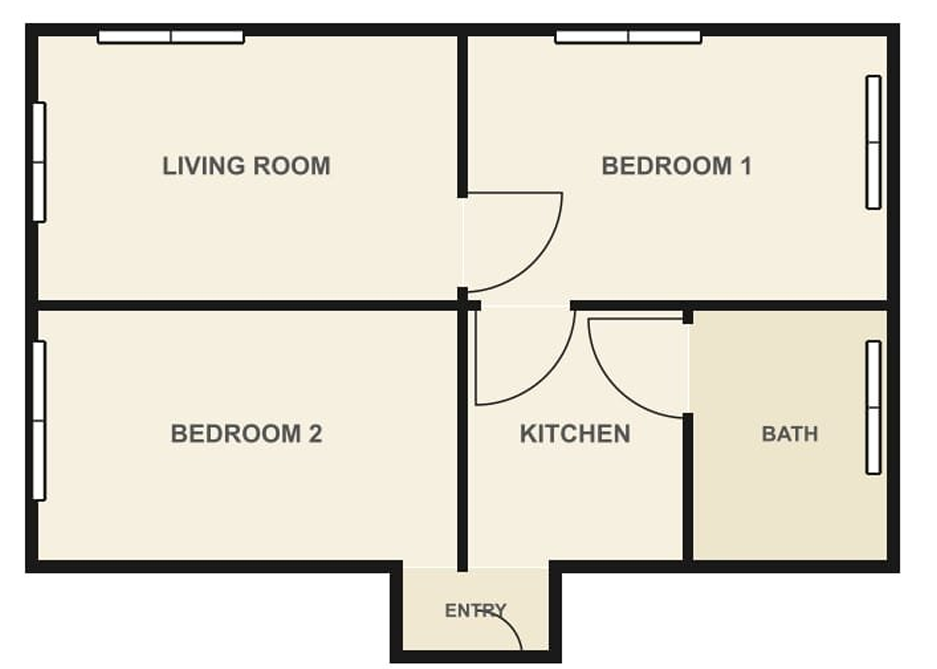
#> input picture sample/plan_a.png, 937 x 669 px
$ python -i vision_parser.py   (imports and definitions only)
#> lines starting #> are read from the running program, lines starting #| are printed output that depends on the picture; after the words box and inside, x2 and y2 are one past the last pixel; in counts of white or black regions, pixels touching at a corner belong together
import cv2
import numpy as np
import math

ANGLE_TOLERANCE = 10   # degrees — snap lines within ±10° of 0/90/180 to orthogonal
SNAP_DIST       = 12   # pixels — snap nearby endpoints to same node
PERIMETER_BAND  = 14   # pixels — thickness of perimeter mask


def _snap_angle(angle_deg):
    """
    Trap 1 fix: snap near-orthogonal angles to exact 0/90/-90/180.
    Prevents impossible geometries from slight angular deviations.
    """
    for target in [0, 90, -90, 180, -180]:
        if abs(angle_deg - target) <= ANGLE_TOLERANCE:
            return float(target)
    return angle_deg


def _snap_endpoint(x, y, node_list):
    """
    Trap 2 + 3 fix: snap endpoint to nearest existing node within SNAP_DIST.
    Prevents floating walls and open room boundaries from offset coordinates.
    Returns snapped (x, y) and node index.
    """
    for i, (nx, ny) in enumerate(node_list):
        if math.hypot(x - nx, y - ny) < SNAP_DIST:
            return nx, ny, i
    node_list.append((x, y))
    return x, y, len(node_list) - 1


def _classify_junction(node_id, degree):
    """
    Trap 2 fix: explicit junction type based on degree count.
    T-junction (3) and L-corner (2) are now correctly distinguished.
    """
    if degree == 1: return "endpoint"
    if degree == 2: return "corner"
    if degree == 3: return "t-junction"
    return "x-junction"


def parse(image_path):
#> called with image_path = '../sample/plan_a.png'
    raw = open(image_path, 'rb').read()
    buf = np.frombuffer(raw, dtype=np.uint8)
    img = cv2.imdecode(buf, cv2.IMREAD_COLOR)
#> img is the input picture: shape (669, 937, 3); mean B, G, R 209.8, 221.6, 225.7
    if img is None:
        raise FileNotFoundError(f"Cannot read: {image_path}")

    H, W = img.shape[:2]

    # ── CV Pipeline ──────────────────────────────────────────────
    gray    = cv2.cvtColor(img, cv2.COLOR_BGR2GRAY)
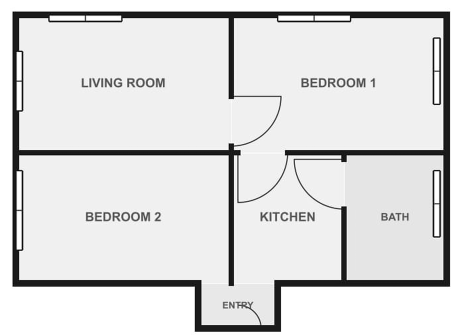
#> gray: shape (669, 937) (shown at 1/2 size); min 0, max 255, mean 221.5
    blurred = cv2.GaussianBlur(gray, (5, 5), 0)
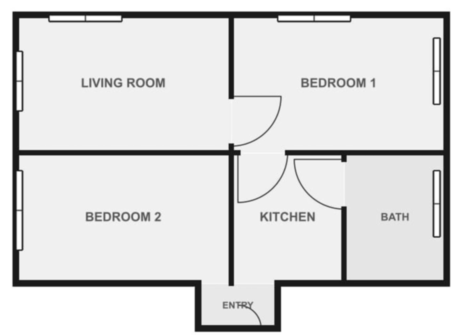
#> blurred: shape (669, 937) (shown at 1/2 size); min 19, max 255, mean 221.5
    _, binary = cv2.threshold(blurred, 0, 255, cv2.THRESH_BINARY_INV + cv2.THRESH_OTSU)
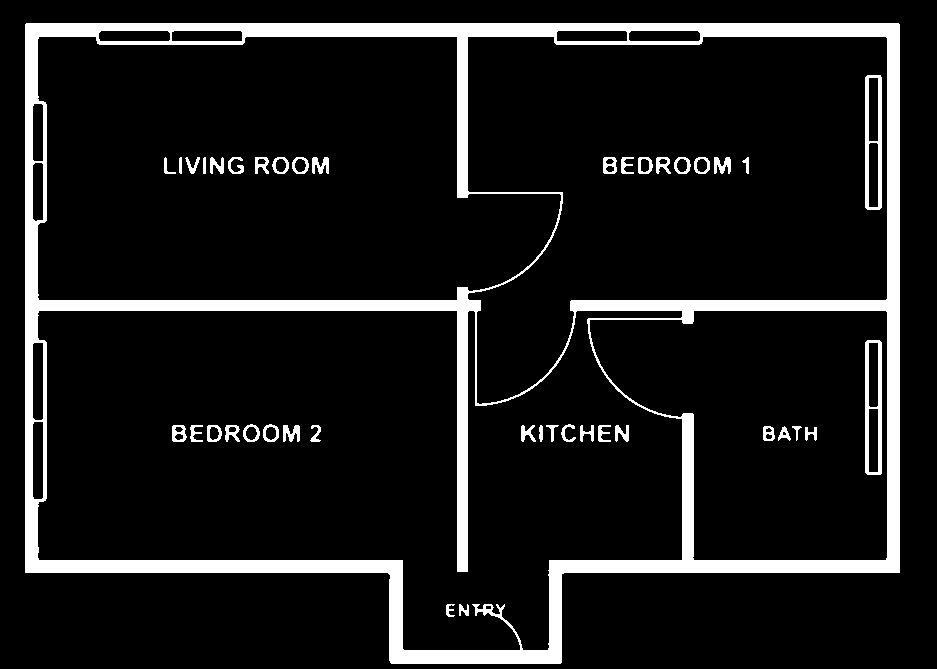
#> binary: shape (669, 937); 10.1% white; 42 white regions, largest, box (x1, y1, x2, y2) and area: (25, 23, 900, 664) 56289, (865, 340, 882, 475) 1144, (865, 75, 882, 210) 1143
    closed  = cv2.morphologyEx(binary, cv2.MORPH_CLOSE, np.ones((5,5), np.uint8), iterations=2)
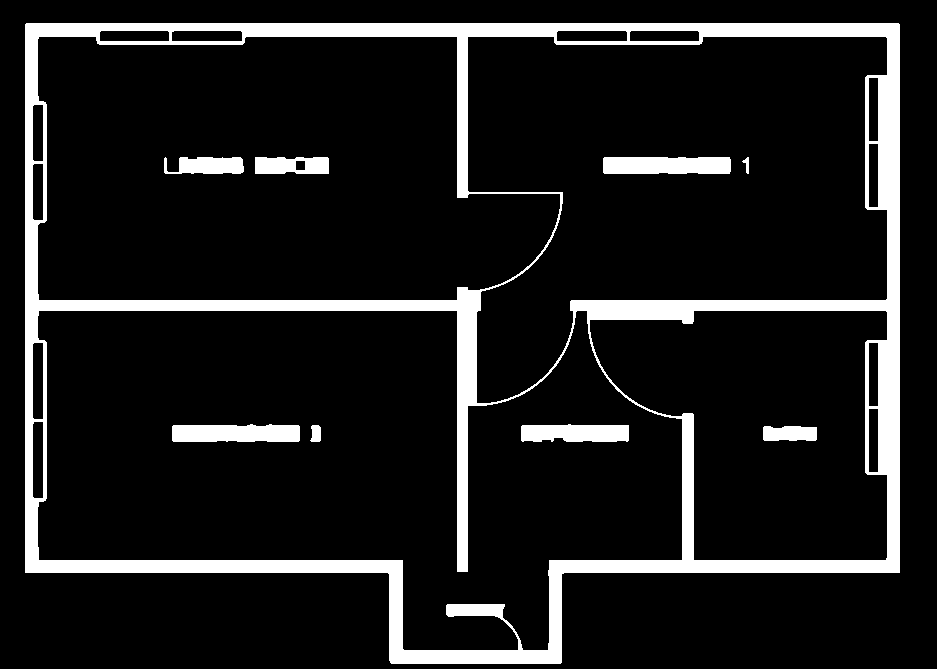
#> closed: shape (669, 937); 11.4% white; 9 white regions, largest, box (x1, y1, x2, y2) and area: (25, 23, 900, 664) 61979, (603, 157, 731, 174) 2128, (172, 424, 300, 442) 2128
    edges   = cv2.Canny(closed, 50, 150)
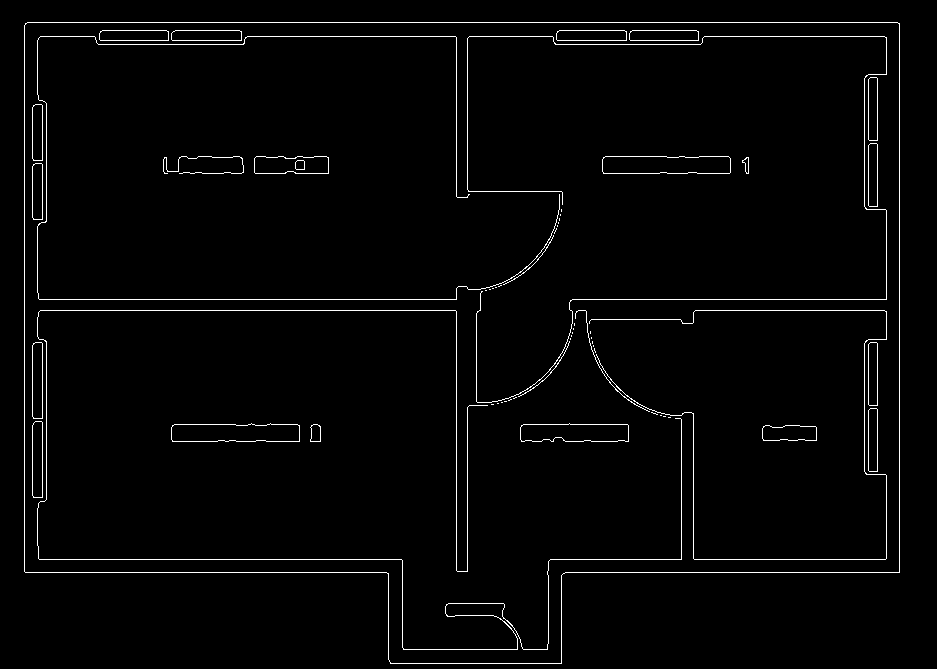
#> edges: shape (669, 937); 2.1% white in thin lines or dots, all inside (x1, y1, x2, y2) = (24, 22, 900, 664)

    # Outer perimeter contour
    contours, hierarchy = cv2.findContours(closed, cv2.RETR_TREE, cv2.CHAIN_APPROX_SIMPLE)
#> contours = 26 contours; largest, box (x1, y1, x2, y2) and area: (25, 23, 900, 664) 495478, (37, 310, 683, 651) 153386, (37, 36, 561, 301) 116585, (467, 36, 888, 404) 107216, (589, 310, 888, 561) 53578
    perimeter_mask = np.zeros((H, W), dtype=np.uint8)
    outer_contour  = None
    if contours:
        outer_contour = max(contours, key=cv2.contourArea)
#> outer_contour = contour of 18 points, box (x1, y1, x2, y2) (25, 23, 900, 664), area 495478
        approx = cv2.approxPolyDP(outer_contour, 0.005 * cv2.arcLength(outer_contour, True), True)
#> approx = [[25, 24], [25, 572], [387, 572], [391, 663], [560, 663], [564, 572], [899, 572], [898, 23]]
        cv2.drawContours(perimeter_mask, [approx], -1, 255, PERIMETER_BAND)
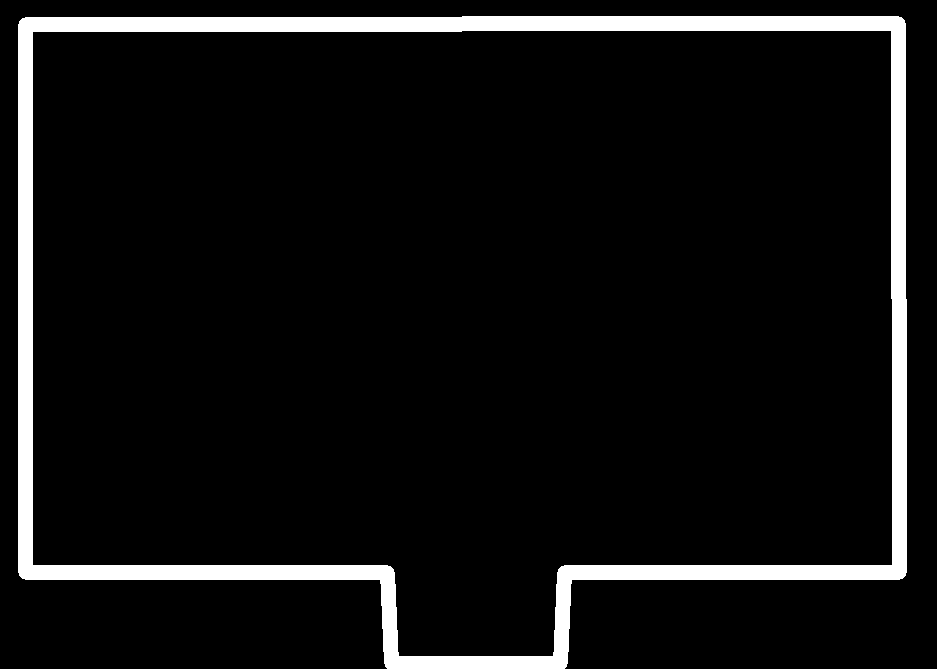
#> perimeter_mask: shape (669, 937); 7.1% white; 1 white region, box (x1, y1, x2, y2) and area: (18, 16, 907, 669) 44768

    # Hough lines
    lines = cv2.HoughLinesP(edges, 1, np.pi/180, threshold=40, minLineLength=40, maxLineGap=10)
#> lines = 79 rows, first 6: [27, 22, 897, 22], [565, 572, 899, 572], [572, 299, 886, 299], [550, 559, 681, 559], [40, 310, 455, 310], [469, 36, 556, 36]

    # ── Classification with all trap fixes ───────────────────────
    elements  = {"edges": [], "walls": [], "openings": [], "columns": [], "furniture": []}
    node_list = []   # shared snapped node pool
    degree    = {}   # node_id → connection count

    if lines is not None:
        for i, line in enumerate(lines):
            x1, y1, x2, y2 = line[0]

            # Trap 1: snap angle to orthogonal grid
            raw_angle = math.degrees(math.atan2(y2 - y1, x2 - x1))
            snapped   = _snap_angle(raw_angle)

            # If angle was snapped, reproject endpoint 2 along snapped direction
            if snapped != raw_angle:
                length_px = math.hypot(x2 - x1, y2 - y1)
                rad = math.radians(snapped)
                x2  = int(x1 + length_px * math.cos(rad))
                y2  = int(y1 + length_px * math.sin(rad))

            # Trap 3: snap endpoints to shared node pool
            x1, y1, na = _snap_endpoint(x1, y1, node_list)
            x2, y2, nb = _snap_endpoint(x2, y2, node_list)

            # Update degree counts
            degree[na] = degree.get(na, 0) + 1
            degree[nb] = degree.get(nb, 0) + 1

            length_px = math.hypot(x2 - x1, y2 - y1)
            length_m  = round(length_px * 0.05, 3)

            mx = max(0, min(W-1, int((x1+x2)/2)))
            my = max(0, min(H-1, int((y1+y2)/2)))

            on_perimeter = perimeter_mask[my, mx] > 0
            long_wall    = length_px > W * 0.30

            # Trap 4: load-bearing classification — outer + spine + column proximity
            near_col = _near_column_contour(mx, my, contours, min_area=400, max_area=5000)

            seg = {
                "id":        i,
                "x1": int(x1), "y1": int(y1),
                "x2": int(x2), "y2": int(y2),
                "length_px": round(length_px, 2),
                "length_m":  length_m,
                "angle":     snapped,
                "angle_raw": round(raw_angle, 2),
                "node_a":    na,
                "node_b":    nb,
            }

            if on_perimeter:
                seg["wall_class"] = "load_bearing_outer"
                elements["edges"].append(seg)
            elif near_col:
                seg["wall_class"] = "load_bearing_spine"
                elements["walls"].append(seg)
            elif length_m < 1.2:
                seg["wall_class"] = "opening"
                elements["openings"].append(seg)
            elif long_wall:
                seg["wall_class"] = "load_bearing_spine"
                elements["walls"].append(seg)
            else:
                seg["wall_class"] = "partition"
                elements["walls"].append(seg)
#> this loop made 79 passes
#> (line, x1, y1, x2, y2, raw_angle, snapped) on pass 35: ([[241, 37, 312, 36]], 239, 30, 312, 37, -0.807, 0)

    # Build node list with junction types (Trap 2)
    nodes = [
        {
            "id":     i,
            "x":      int(node_list[i][0]),
            "y":      int(node_list[i][1]),
            "degree": degree.get(i, 0),
            "type":   _classify_junction(i, degree.get(i, 0))
        }
        for i in range(len(node_list))
    ]

    # Contour-based columns and furniture
    col_id = 0; furn_id = 0
    for cnt in contours:
        area = cv2.contourArea(cnt)
        if area < 400: continue
        x, y, w, h = cv2.boundingRect(cnt)
        ar = max(w, h) / (min(w, h) + 1e-5)
        cx, cy = x + w//2, y + h//2

        if 400 <= area <= 5000:
            if ar < 1.5:
                elements["columns"].append({
                    "id": col_id, "type": "column",
                    "x": int(cx), "y": int(cy),
                    "w_m": round(w*0.05,2), "h_m": round(h*0.05,2),
                    "area_px": int(area)
                })
                col_id += 1
            elif ar > 2.5:
                elements["furniture"].append({
                    "id": furn_id, "type": "tv_unit",
                    "x": int(cx), "y": int(cy),
                    "w_m": round(w*0.05,2), "h_m": round(h*0.05,2)
                })
                furn_id += 1
        elif 3000 <= area <= 40000:
            if 1.4 <= ar <= 2.3:
                elements["furniture"].append({
                    "id": furn_id, "type": "bed",
                    "x": int(cx), "y": int(cy),
                    "w_m": round(w*0.05,2), "h_m": round(h*0.05,2)
                })
                furn_id += 1
#> this loop made 26 passes

    # Bounds
    all_pts = []
    for cat in ["edges", "walls", "openings"]:
        for s in elements[cat]:
            all_pts += [(s["x1"], s["y1"]), (s["x2"], s["y2"])]

    if all_pts:
        xs = [p[0] for p in all_pts]
        ys = [p[1] for p in all_pts]
        bounds = {"min_x": min(xs), "max_x": max(xs), "min_y": min(ys), "max_y": max(ys)}
    else:
        bounds = {"min_x": 0, "max_x": W, "min_y": 0, "max_y": H}

    # Junction summary (Trap 2 explainability)
    junc_counts = {"endpoint":0, "corner":0, "t-junction":0, "x-junction":0}
    for n in nodes:
        junc_counts[n["type"]] = junc_counts.get(n["type"], 0) + 1
#> this loop made 109 passes
#> n on passes 1, 2, 3, 4, 6, 7, 8: {'id': 0, 'x': 27, 'y': 22, 'degree': 2, 'type': 'corner'}, {'id': 1, 'x': 897, 'y': 22, 'degree': 2, 'type': 'corner'}, {'id': 2, 'x': 565, 'y': 572, 'degree': 2, 'type': 'corner'}, {'id': 3, 'x': 899, 'y': 572, 'degree': 2, 'type': 'corner'}, {'id': 5, 'x': 886, 'y': 299, 'degree': 2, 'type': 'corner'}, {'id': 6, 'x': 550, 'y': 559, 'degree': 2, 'type': 'corner'}, {'id': 7, 'x': 681, 'y': 559, 'degree': 2, 'type': 'corner'}

    summary = {
        "image_size": {"width": W, "height": H},
        "edges":      len(elements["edges"]),
        "walls":      len(elements["walls"]),
        "openings":   len(elements["openings"]),
        "columns":    len(elements["columns"]),
        "furniture":  len(elements["furniture"]),
        "nodes":      len(nodes),
        "junctions":  junc_counts,
        "angle_snaps": sum(1 for cat in ["edges","walls","openings"]
                          for s in elements[cat]
                          if s.get("angle") != s.get("angle_raw")),
    }

    print(f"  Image       : {W}x{H}px")
#|   Image       : 937x669px
    print(f"  Outer edges : {summary['edges']}")
#|   Outer edges : 14
    print(f"  Walls       : {summary['walls']}")
#|   Walls       : 65
    print(f"  Openings    : {summary['openings']}")
#|   Openings    : 0
    print(f"  Columns     : {summary['columns']}")
#|   Columns     : 0
    print(f"  Nodes       : {summary['nodes']}  {junc_counts}")
#|   Nodes       : 109  {'endpoint': 69, 'corner': 33, 't-junction': 5, 'x-junction': 2}
    print(f"  Angle snaps : {summary['angle_snaps']} lines corrected to orthogonal grid")
#|   Angle snaps : 8 lines corrected to orthogonal grid

    return {
        "geometry": {"elements": elements, "bounds": bounds, "nodes": nodes},
        "summary":  summary
    }


def _near_column_contour(mx, my, contours, min_area=400, max_area=5000, radius=40):
    """
    Trap 4 fix: check if a wall midpoint is near a column-like contour.
    Columns near wall midpoints indicate structural spine walls.
    """
    for cnt in contours:
        area = cv2.contourArea(cnt)
        if not (min_area <= area <= max_area):
            continue
        x, y, w, h = cv2.boundingRect(cnt)
        ar = max(w, h) / (min(w, h) + 1e-5)
        if ar >= 1.5:
            continue
        cx, cy = x + w//2, y + h//2
        if math.hypot(mx - cx, my - cy) < radius:
            return True
    return False

>>> result = parse('../sample/plan_a.png')

$ run again, on sample/plan_b.png
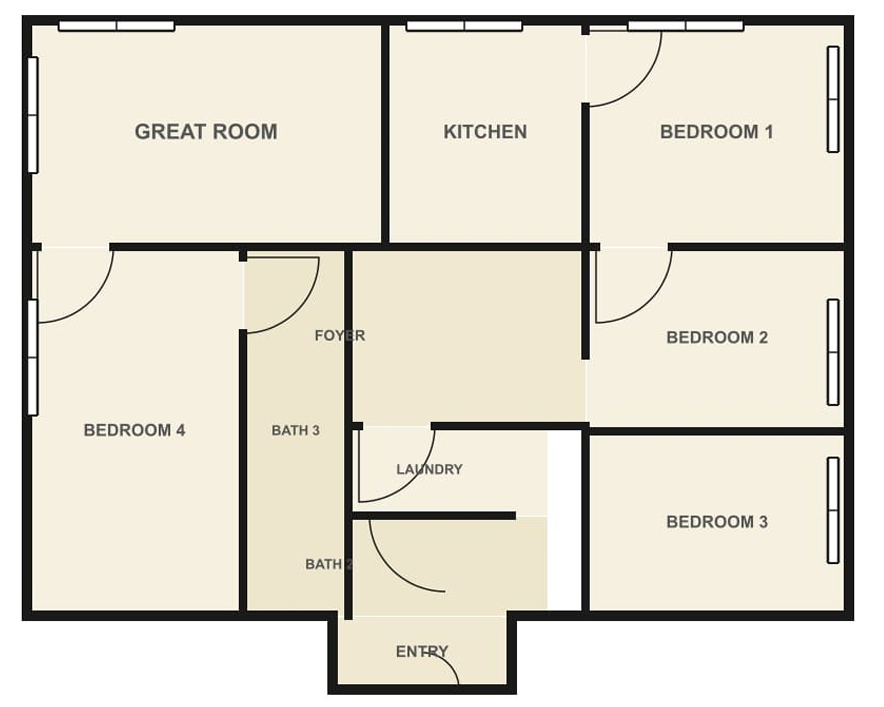
#> input picture sample/plan_b.png, 884 x 707 px
#> in parse, img is the input picture: shape (707, 884, 3); mean B, G, R 208.1, 220.8, 225.3
#> in parse, `_, binary = cv2.threshold(blurred, 0, 255, cv2.THRESH_BINARY_INV + cv2..`:
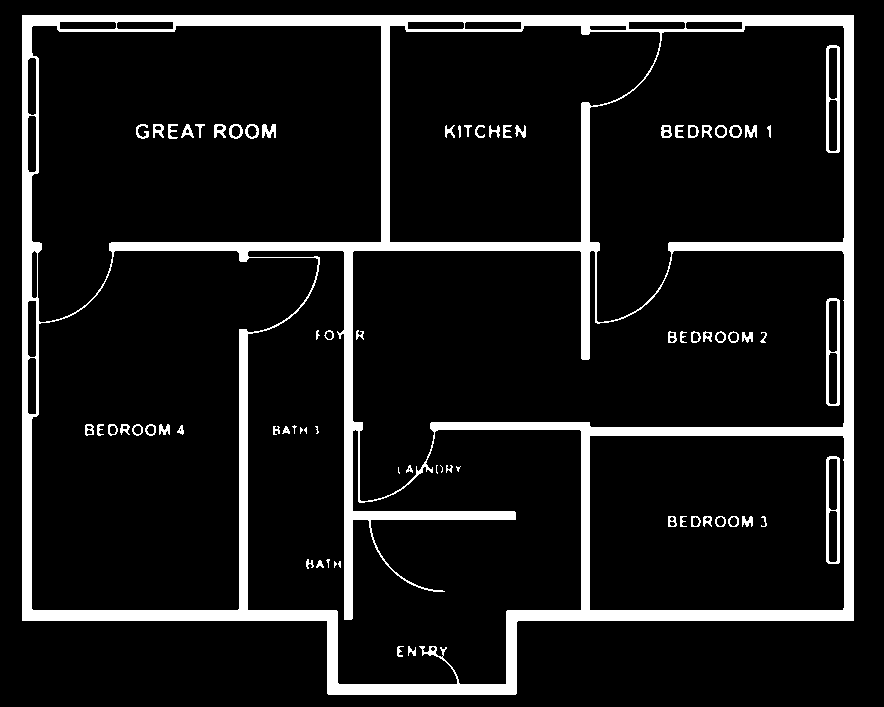
#> binary: shape (707, 884); 10% white; 74 white regions (11 under 20 px), largest, box (x1, y1, x2, y2) and area: (22, 15, 854, 695) 56353, (826, 45, 840, 153) 694, (826, 298, 840, 406) 694
#> closed: shape (707, 884); 12.3% white; 11 white regions (1 under 20 px), largest, box (x1, y1, x2, y2) and area: (22, 15, 854, 695) 69388, (661, 125, 757, 138) 1226, (668, 516, 767, 527) 1061
#> edges: shape (707, 884); 2.2% white in thin lines or dots
#> contours = 19 contours, 2 with area under 20; largest, box (x1, y1, x2, y2) and area: (22, 15, 854, 695) 516742, (352, 250, 845, 501) 82696, (31, 25, 382, 322) 79119, (31, 250, 318, 611) 74137, (589, 25, 845, 322) 52960
#> outer_contour = contour of 12 points, box (x1, y1, x2, y2) (22, 15, 854, 695), area 516742
#> approx = [[22, 15], [22, 620], [326, 620], [328, 694], [515, 694], [518, 620], [853, 620], [853, 15]]
#> in parse, `cv2.drawContours(perimeter_mask, [approx], -1, 255, PERIMETER_BAND)`:
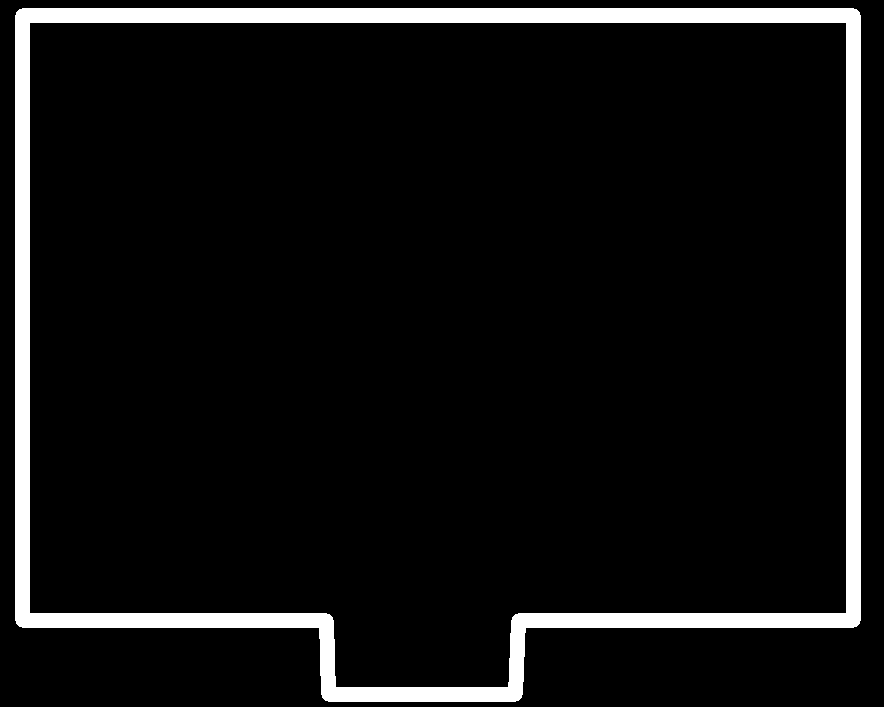
#> perimeter_mask: shape (707, 884); 7.2% white; 1 white region, box (x1, y1, x2, y2) and area: (15, 8, 861, 702) 45072
#> lines = 73 rows, first 6: [23, 14, 852, 14], [22, 620, 325, 620], [21, 619, 21, 16], [853, 620, 853, 15], [112, 241, 597, 241], [508, 609, 842, 609]
#> the loop in parse, `for i, line in enumerate(lines):` made 73 passes
#> (line, x1, y1, x2, y2, raw_angle, snapped) on pass 33: ([[456, 31, 522, 30]], 456, 31, 522, 31, -0.868, 0)
#> the loop in parse, `for cnt in contours:` made 19 passes
#> the loop in parse, `for n in nodes:` made 107 passes
#> n on passes 1, 2, 3, 4, 7, 8, 9: {'id': 0, 'x': 23, 'y': 14, 'degree': 2, 'type': 'corner'}, {'id': 1, 'x': 852, 'y': 14, 'degree': 2, 'type': 'corner'}, {'id': 2, 'x': 22, 'y': 620, 'degree': 2, 'type': 'corner'}, {'id': 3, 'x': 325, 'y': 620, 'degree': 2, 'type': 'corner'}, {'id': 6, 'x': 597, 'y': 241, 'degree': 2, 'type': 'corner'}, {'id': 7, 'x': 508, 'y': 609, 'degree': 2, 'type': 'corner'}, {'id': 8, 'x': 842, 'y': 609, 'degree': 2, 'type': 'corner'}
#|   Image       : 884x707px
#|   Outer edges : 11
#|   Walls       : 62
#|   Openings    : 0
#|   Columns     : 0
#|   Nodes       : 107  {'endpoint': 72, 'corner': 31, 't-junction': 4, 'x-junction': 0}
#|   Angle snaps : 4 lines corrected to orthogonal grid
